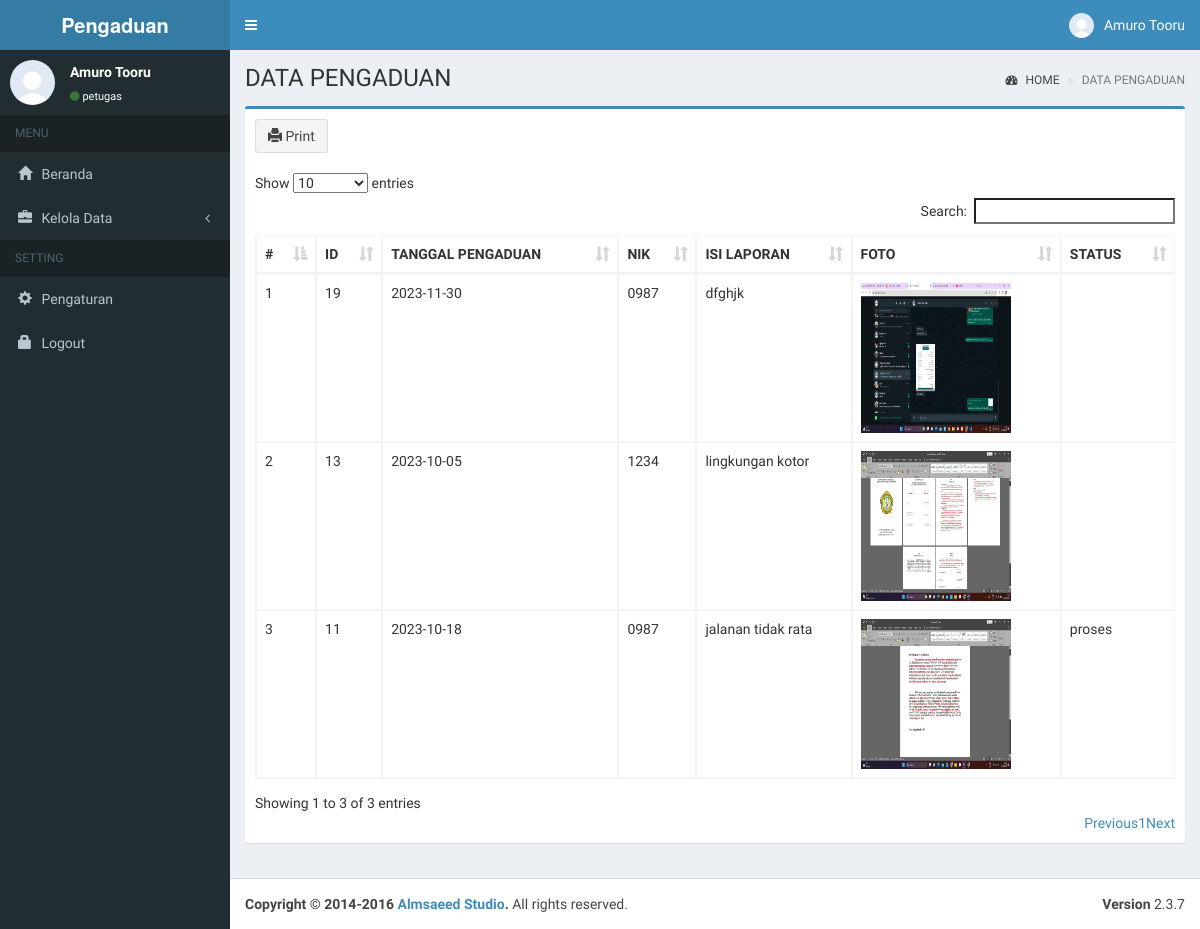
The page /index.php?page=data_pengaduan (signed in) on the database as committed earlier.
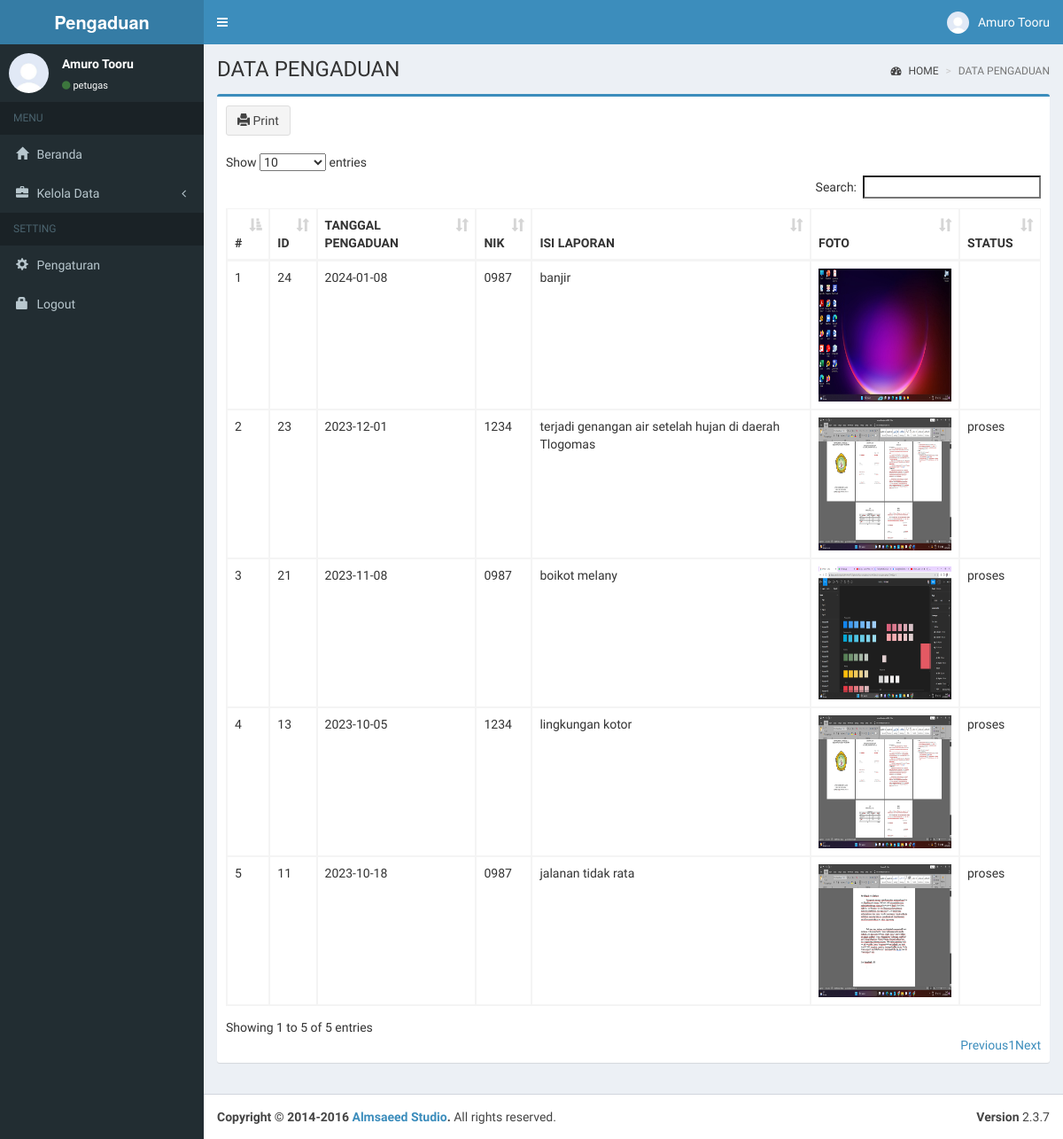
The same page on the database as committed later.
### tables this page shows
CREATE TABLE `pengaduan` (
  `id_pengaduan` int(11) NOT NULL,
  `tgl_pengaduan` date NOT NULL,
  `nik` char(16) NOT NULL,
  `isi_laporan` text NOT NULL,
  `foto` varchar(255) NOT NULL,
  `status` enum('0','proses') DEFAULT NULL
);

### pages/pengaduan/data_pengaduan.php (the view, shortened to what this page needs)
<div class="content-wrapper">
    <section class="content-header">
      <h1>
      DATA PENGADUAN
      </h1>
      <ol class="breadcrumb">
        <li><a href="index.php"><i class="fa fa-dashboard"></i> HOME</a></li>
        <li class="active">DATA PENGADUAN</li>
      </ol>
    </section>
    <section class="content">
      <div class="row">
        <div class="col-xs-12">
      <div class="box box-primary">
        <div class="box-header">
          <button class="btn btn-default" onclick="printData()" title="Print Data"><i class="glyphicon glyphicon-print"></i> Print</button>
          </div>
            <div class="box-body table-responsive">
              <table id="pengaduan" class="table table-bordered table-hover">
                <thead>
                <tr>
                  <th>#</th>
                  <th>ID</th>
                  <th>TANGGAL PENGADUAN</th>
                  <th>NIK</th>
                  <th>ISI LAPORAN</th>
                  <th>FOTO</th>
                  <th>STATUS</th>
                </tr>
                </thead>
                <tbody>
                <?php
                include "conf/conn.php";
                $no=0;
                $query=mysqli_query($koneksi,"SELECT * FROM pengaduan ORDER BY id_pengaduan DESC") or die (mysqli_error($koneksi));
                while ($row=mysqli_fetch_array($query))
                {
                ?>
                <tr>
                  <td><?php echo $no=$no+1;?></td>
                  <td><?php echo $row['id_pengaduan'];?></td>
                  <td><?php echo $row['tgl_pengaduan'];?></td>
                  <td><?php echo $row['nik'];?></td>
                  <td><?php echo $row['isi_laporan'];?></td>
                  <td><img src="dist/img/<?php echo $row['foto'];?>" width="150" height="150"></td>
                  <td><?php echo $row['status'];?></td>
                </tr>
                <?php } ?>
                </tbody>
              </table>
            </div>
          </div>
        </div>
      </div>
    </section>
  </div>

### index.php (shortened to what this page needs)
<?php
if (!isset($_SESSION['id_petugas']) && !isset($_SESSION['nik'])) {
  echo '<script>alert("Anda Harus Login Terlebih Dahulu !!!");
  window.location.href="pages/login.php"</script>';
} else
{
?>
<!DOCTYPE html>
<html>
<head>
    <link rel="stylesheet" href="bootstrap/css/bootstrap.min.css">
    <link rel="stylesheet" href="plugins/datatables/dataTables.bootstrap.css">
    <link rel="stylesheet" href="https://cdnjs.cloudflare.com/ajax/libs/font-awesome/4.5.0/css/font-awesome.min.css">
    <link rel="stylesheet" href="https://cdnjs.cloudflare.com/ajax/libs/ionicons/2.0.1/css/ionicons.min.css">
    <link rel="stylesheet" href="dist/css/AdminLTE.min.css">
    <link rel="stylesheet" href="dist/css/skins/_all-skins.min.css">
    <link rel="stylesheet" href="plugins/iCheck/flat/blue.css">
    <link rel="stylesheet" href="plugins/morris/morris.css">
    <link rel="stylesheet" href="plugins/jvectormap/jquery-jvectormap-1.2.2.css">
    <link rel="stylesheet" href="plugins/datepicker/datepicker3.css">
    <link rel="stylesheet" href="plugins/daterangepicker/daterangepicker.css">
    <link rel="stylesheet" href="plugins/bootstrap-wysihtml5/bootstrap3-wysihtml5.min.css">
  </head>
<body class="hold-transition skin-blue sidebar-mini">
<div class="wrapper">
  <header class="main-header">
    <a href="index2.html" class="logo">
      <span class="logo-lg"><b>Pengaduan </b></span>
    </a>
    <nav class="navbar navbar-static-top">
      <a href="#" class="sidebar-toggle" data-toggle="offcanvas" role="button">
      </a>
      <div class="navbar-custom-menu">
        <ul class="nav navbar-nav">
          <li class="dropdown user user-menu">
            <a href="#" class="dropdown-toggle" data-toggle="dropdown">
              <img src="dist/img/images.jpeg" class="user-image" alt="User Image">
              <span class="hidden-xs"><?php echo $_SESSION["nama"];?></span>
            </a>
      </div>
    </nav>
  </header>
  <aside class="main-sidebar">
    <section class="sidebar">
      <div class="user-panel">
        <div class="pull-left image">
          <img src="dist/img/images.jpeg" class="img-circle" alt="User Image">
        </div>
        <div class="pull-left info">
          <p><?php echo $_SESSION["nama"];?></p>
          <a href="#"><i class="fa fa-circle text-success"></i><?php echo $_SESSION["level"];?></a>
        </div>
      </div>
      <ul class="sidebar-menu">
      <li class="header">MENU</li>
      <li class="treeview">
        <li><a href="index.php"><i class="glyphicon glyphicon-home"></i> <span>Beranda</span></a></li>
      </li>
      <li class="treeview">
          <a href="#">
            <i class="glyphicon glyphicon-briefcase"></i> <span>Kelola Data</span>
            <span class="pull-right-container">
              <i class="fa fa-angle-left pull-right"></i>
            </span>
          </a>
      </li>
      <li class="header">SETTING</li>
        <li class="treeview">
          <li><a href="#"><i class="glyphicon glyphicon-cog"></i> <span>Pengaturan</span></a></li>
          <li><a href="pages/logout_process.php"><i class="glyphicon glyphicon-lock"></i> <span>Logout</span></a></li>
        </li>
      </ul>
    </section>
  </aside>
<?php include "conf/page.php"; ?>
  <footer class="main-footer">
    <div class="pull-right hidden-xs">
      <b>Version</b> 2.3.7
    </div>
    <strong>Copyright &copy; 2014-2016 <a href="http://almsaeedstudio.com">Almsaeed Studio</a>.</strong> All rights
    reserved.
  </footer>
</body>
</html>
<?php } ?>

### conf/page.php (shortened to what this page needs)
<?php
if(isset($_GET['page'])){
  $page = $_GET['page'];
      switch ($page) {
          case 'data_pengaduan':
            include 'pages/pengaduan/data_pengaduan.php';
            break;
          }
}else{
    include "pages/beranda.php";
  }
?>

Rows that differ between the two databases and show on the page:
removed pengaduan: id_pengaduan "19", tgl_pengaduan "2023-11-30", nik "0987", isi_laporan "dfghjk", foto (picture)
added pengaduan: id_pengaduan "24", tgl_pengaduan "2024-01-08", nik "0987", isi_laporan "banjir", foto (picture)
added pengaduan: no "2", id_pengaduan "23", tgl_pengaduan "2023-12-01", nik "1234", isi_laporan "terjadi genangan air setelah hujan di daerah Tlogomas", foto (picture), status "proses"
added pengaduan: no "3", id_pengaduan "21", tgl_pengaduan "2023-11-08", nik "0987", isi_laporan "boikot melany", foto (picture), status "proses"
changed pengaduan "lingkungan kotor": no "2" → "4"; status (not shown) → "proses"
computed for pengaduan "jalanan tidak rata": no "3" → "5"
Other text that changed with them:
text written by a page script: "Show entries Search: Showing 1 to 3 of 3 entries Previous 1 Next" → "Show entries Search: Showing 1 to 5 of 5 entries Previous 1 Next"
